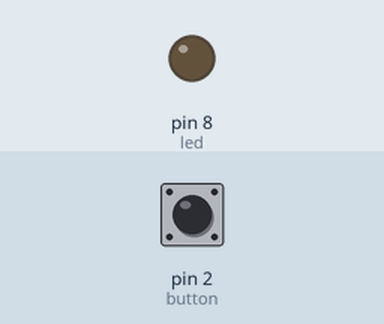
The sketch below on a simulated Arduino Uno, built with avr-gcc and run on an emulated ATmega328P. On the bench: output pins drawn as LEDs (lit = HIGH). The inputs (shaded band) are chosen by the test bench; at power-on: pin 2 (button) HIGH.

Above: at 1.2 s.
1.3 s: pin 2 (button) pulled LOW for 0.15 s
At 2.0 s:
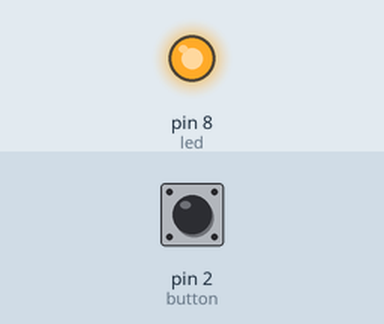
2.9 s: pin 2 (button) pulled LOW for 1 s
At 3.2 s:
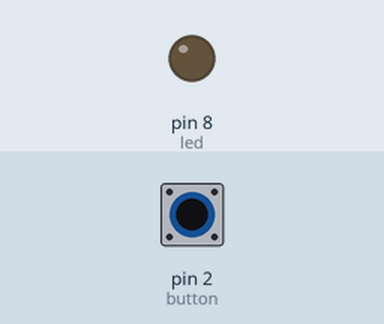
5.4 s: pin 2 (button) pulled LOW for 3.2 s
At 6.3 s:
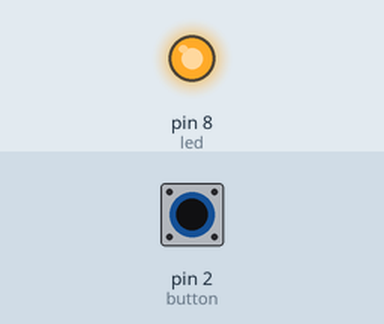
Timing chart, 0 to 8.4 s (numbered marks = the images above; inputs shaded):
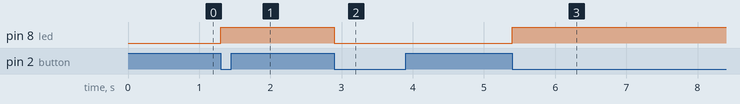

Measured:
- after the input at 1.3 s, pin 8 (led): LOW → HIGH at once
- after the input at 2.9 s, pin 8 (led): HIGH → LOW at once
- after the input at 5.4 s, pin 8 (led): LOW → HIGH at once

The sketch:

button_toggle_led.ino
```cpp
int button = 2;
int led = 8;

bool ledOn = false;

void setup() {
  pinMode(button, INPUT_PULLUP);
  pinMode(led, OUTPUT);
}

void loop() {

  if (digitalRead(button) == LOW) {

    ledOn = !ledOn;

    digitalWrite(led, ledOn);

    delay(200);

    while (digitalRead(button) == LOW) {

    }
  }
}
```
